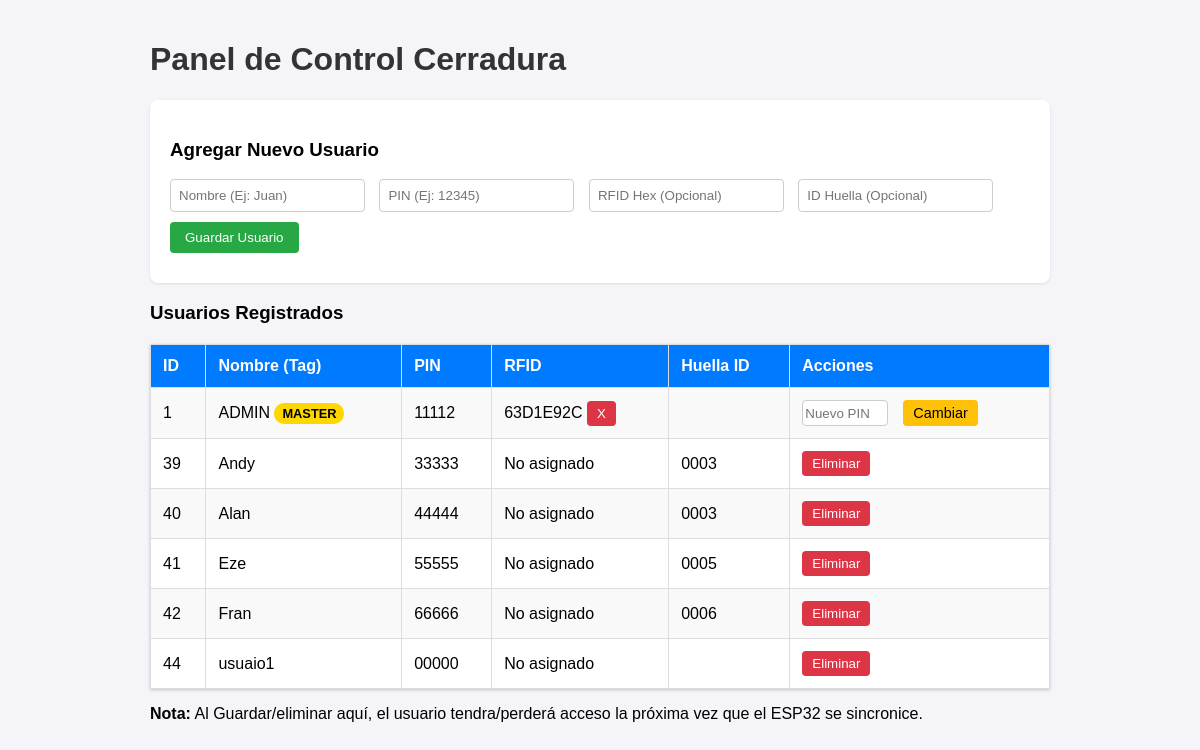
Before: / with the older database file.
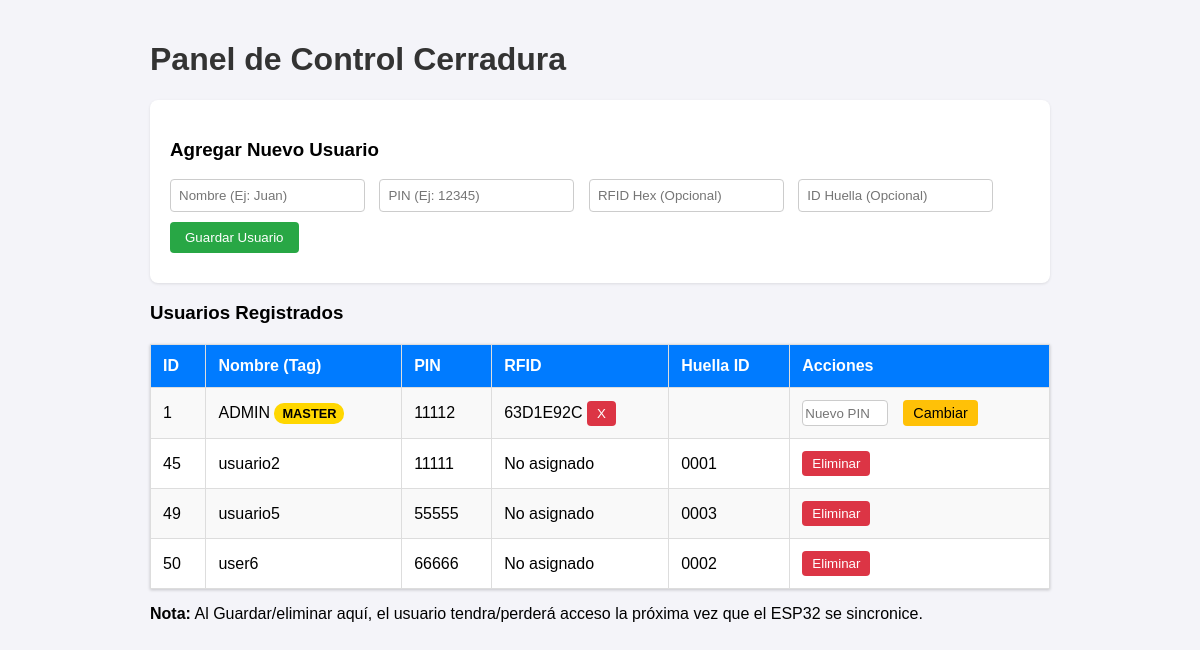
After: the same page with the newer database file.
### tables this page shows
CREATE TABLE usuarios (
            id INTEGER PRIMARY KEY AUTOINCREMENT,
            codigo TEXT NOT NULL,
            activo INTEGER DEFAULT 1,
            rfid TEXT DEFAULT "",
            huella TEXT DEFAULT "",
            tag TEXT DEFAULT ""
        );

### server.py (the view, shortened to what this page needs)
@app.route('/', methods=['GET', 'POST'])
def panel_admin():
    conn = get_db_connection()
    rows = conn.execute('SELECT * FROM usuarios').fetchall()
    conn.close()
    usuarios = [dict(row) for row in rows]
    return render_template('index.html', usuarios=usuarios, server_time=LAST_UPDATE_TIME)

### server.py (called while the page is built)
def get_db_connection():
    conn = sqlite3.connect(DB_NAME)
    conn.row_factory = sqlite3.Row
    return conn

### templates/index.html (shortened to what this page needs)
<!DOCTYPE html>
<html>
<html lang="es">
<head>
	<link href="{{ url_for('static', filename='style.css') }}" rel="stylesheet">
</head>
<body>
	<h1>Panel de Control Cerradura</h1>
	<div class="form-container">
		<h3>Agregar Nuevo Usuario</h3>
		<form method="POST">
			<input type="text" name="tag" placeholder="Nombre (Ej: Juan)" required>
			<input type="text" name="codigo" placeholder="PIN (Ej: 12345)" class="form-control" required minlength="5" maxlength="5" pattern="[0-9]{5}" title="El PIN debe tener exactamente 5 números">
			<input type="text" name="rfid" placeholder="RFID Hex (Opcional)">
			<input type="text" name="huella" placeholder="ID Huella (Opcional)">
			<button type="submit" class="btn-save">Guardar Usuario</button>
		</form>
	</div>
	<h3>Usuarios Registrados</h3>
	<table>
		<tr>
			<th>ID</th>
			<th>Nombre (Tag)</th>
			<th>PIN</th>
			<th>RFID</th>
			<th>Huella ID</th>
			<th>Acciones</th>
		</tr>
		{% for user in usuarios %}
		<tr>
			<td>{{ user['id'] }}</td>
			<td>
				{{ user['tag'] }}
				{% if user['id'] == 1 %} <span class="master-badge">MASTER</span> {% endif %}
			</td>
			<td>{{ user['codigo'] }}</td>
			<td>
				{% if user.rfid %}
					<span class="badge bg-primary">{{ user.rfid }}</span>
					<form action="{{ url_for('delete_rfid', user_id=user.id) }}" method="POST" style="display:inline;">
						<button type="submit" class="btn btn-sm btn-danger btn-delete" onclick="return confirm('¿Quitar RFID a este usuario?')">
							X
						</button>
					</form>
				{% else %}
					<span class="text-muted">No asignado</span>
				{% endif %}
			</td>
			<td>{{ user['huella'] }}</td>
			<td>
				{% if user['id'] != 1 %}
				<form action="{{ url_for('delete_user', user_id=user['id']) }}" method="post" onsubmit="return confirm('¿Seguro que deseas eliminar a {{ user.tag }}?');">
					<button type="submit" class="btn-delete">Eliminar</button>
				</form>
				{% else %}
					<form action="{{ url_for('update_admin_pin') }}" method="POST" style="display: flex; gap: 5px;">
						<input type="text" name="pin_admin" placeholder="Nuevo PIN"
							   required pattern="[0-9]{5}" maxlength="5"
							   style="width: 80px; padding: 2px;">
						<button type="submit" class="btn-edit">Cambiar</button>
					</form>
				{% endif %}
			</td>
		</tr>
		{% endfor %}
	</table>
	<p><strong>Nota:</strong> Al Guardar/eliminar aquí, el usuario tendra/perderá acceso la próxima vez que el ESP32 se sincronice.</p>
</body>
</html>

### static/style.css (style rules this page uses)
body { font-family: sans-serif; max-width: 900px; margin: 0 auto; padding: 20px; background-color: #f4f4f9; }
h1 { color: #333; }
table { width: 100%; border-collapse: collapse; margin-top: 20px; background: white; box-shadow: 0 1px 3px rgba(0,0,0,0.2); }
th, td { border: 1px solid #ddd; padding: 12px; text-align: left; }
th { background-color: #007bff; color: white; }
tr:nth-child(even) { background-color: #f9f9f9; }
.form-container { background: white; padding: 20px; border-radius: 8px; box-shadow: 0 1px 3px rgba(0,0,0,0.1); }
input { padding: 8px; margin-right: 10px; border: 1px solid #ccc; border-radius: 4px; }
.btn-save { margin-top:10px; margin-bottom:10px; padding: 8px 15px; background: #28a745; color: white; border: none; cursor: pointer; border-radius: 4px; }
.btn-delete { padding: 5px 10px; background: #dc3545; color: white; border: none; cursor: pointer; border-radius: 4px; }
.master-badge { background: #ffd700; padding: 3px 8px; border-radius: 10px; font-size: 0.8em; font-weight: bold; }
.btn-edit { background-color: #ffc107; color: #000; border: none; padding: 5px 10px; border-radius: 4px; cursor: pointer; font-size: 0.9em; }

Changed rows visible on the page:
removed usuarios: id "39", tag "Andy", codigo "33333", rfid "No asignado", huella "0003"
removed usuarios: id "40", tag "Alan", codigo "44444", rfid "No asignado", huella "0003"
removed usuarios: id "41", tag "Eze", codigo "55555", rfid "No asignado", huella "0005"
removed usuarios: id "42", tag "Fran", codigo "66666", rfid "No asignado", huella "0006"
removed usuarios: id "44", tag "usuaio1", codigo "00000", rfid "No asignado"
added usuarios: id "45", tag "usuario2", codigo "11111", rfid "No asignado", huella "0001"
added usuarios: id "49", tag "usuario5", codigo "55555", rfid "No asignado", huella "0003"
added usuarios: id "50", tag "user6", codigo "66666", rfid "No asignado", huella "0002"
